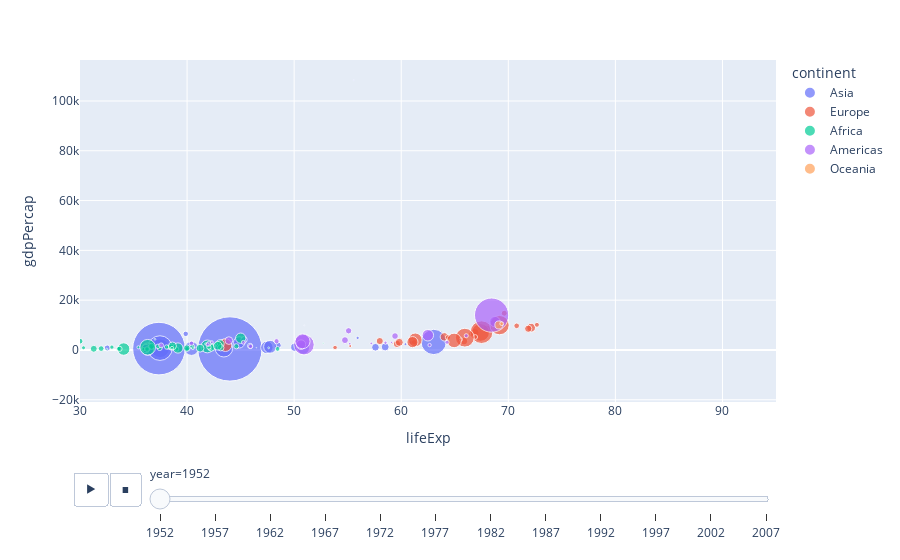

Notebook code for this chart:
### Markdown cell above
### Animations

### Code cell
px.scatter(gap, x='lifeExp', y='gdpPercap',
           color='continent', size='pop',
           size_max=70, hover_name='country',
           range_x=[30, 95],
           animation_frame='year', animation_group='country')

### Figure 1 — Plotly figure (JSON) as saved in the notebook; plotly's stock layout.template omitted (floating-point values rounded to 4 significant figures)
{"data": [{"hovertemplate": "<b>%{hovertext}</b><br><br>continent=Asia<br>year=1952<br>lifeExp=%{x}<br>gdpPercap=%{y}<br>pop=%{marker.size}<extra></extra>", "hovertext": ["Afghanistan", "Bahrain", "Bangladesh", "Cambodia", "China", "Hong Kong, China", "India", "Indonesia", "Iran", "Iraq", "Israel", "Japan", "Jordan", "Korea, Dem. Rep.", "Korea, Rep.", "Kuwait", "Lebanon", "Malaysia", "Mongolia", "Myanmar", "Nepal", "Oman", "Pakistan", "Philippines", "Saudi Arabia", "Singapore", "Sri Lanka", "Syria", "Taiwan", "Thailand", "Vietnam", "West Bank and Gaza", "Yemen, Rep."], "ids": ["Afghanistan", "Bahrain", "Bangladesh", "Cambodia", "China", "Hong Kong, China", "India", "Indonesia", "Iran", "Iraq", "Israel", "Japan", "Jordan", "Korea, Dem. Rep.", "Korea, Rep.", "Kuwait", "Lebanon", "Malaysia", "Mongolia", "Myanmar", "Nepal", "Oman", "Pakistan", "Philippines", "Saudi Arabia", "Singapore", "Sri Lanka", "Syria", "Taiwan", "Thailand", "Vietnam", "West Bank and Gaza", "Yemen, Rep."], "legendgroup": "Asia", "marker": {"color": "#636efa", "size": [8425333, 120447, 46886859, 4693836, 556263527, 2125900, 372000000, 82052000, 17272000, 5441766, 1620914, 86459025, 607914, 8865488, 20947571, 160000, 1439529, 6748378, 800663, 20092996, 9182536, 507833, 41346560, 22438691, 4005677, 1127000, 7982342, 3661549, 8550362, 21289402, 26246839, 1030585, 4963829], "sizemode": "area", "sizeref": 269100.0, "symbol": "circle"}, "mode": "markers", "name": "Asia", "orientation": "v", "showlegend": true, "type": "scatter", "x": [28.8, 50.94, 37.48, 39.42, 44, 60.96, 37.37, 37.47, 44.87, 45.32, 65.39, 63.03, 43.16, 50.06, 47.45, 55.56, 55.93, 48.46, 42.24, 36.32, 36.16, 37.58, 43.44, 47.75, 39.88, 60.4, 57.59, 45.88, 58.5, 50.85, 40.41, 43.16, 32.55], "xaxis": "x", "y": [779.4, 9867.0, 684.2, 368.5, 400.4, 3054.0, 546.6, 749.7, 3035.0, 4130.0, 4087.0, 3217.0, 1547.0, 1088.0, 1031.0, 108400.0, 4835.0, 1831.0, 786.6, 331, 545.9, 1828.0, 684.6, 1273.0, 6460.0, 2315.0, 1084.0, 1643.0, 1207.0, 757.8, 605.1, 1516.0, 781.7], "yaxis": "y"}, {"hovertemplate": "<b>%{hovertext}</b><br><br>continent=Europe<br>year=1952<br>lifeExp=%{x}<br>gdpPercap=%{y}<br>pop=%{marker.size}<extra></extra>", "hovertext": ["Albania", "Austria", "Belgium", "Bosnia and Herzegovina", "Bulgaria", "Croatia", "Czech Republic", "Denmark", "Finland", "France", "Germany", "Greece", "Hungary", "Iceland", "Ireland", "Italy", "Montenegro", "Netherlands", "Norway", "Poland", "Portugal", "Romania", "Serbia", "Slovak Republic", "Slovenia", "Spain", "Sweden", "Switzerland", "Turkey", "United Kingdom"], "ids": ["Albania", "Austria", "Belgium", "Bosnia and Herzegovina", "Bulgaria", "Croatia", "Czech Republic", "Denmark", "Finland", "France", "Germany", "Greece", "Hungary", "Iceland", "Ireland", "Italy", "Montenegro", "Netherlands", "Norway", "Poland", "Portugal", "Romania", "Serbia", "Slovak Republic", "Slovenia", "Spain", "Sweden", "Switzerland", "Turkey", "United Kingdom"], "legendgroup": "Europe", "marker": {"color": "#EF553B", "size": [1282697, 6927772, 8730405, 2791000, 7274900, 3882229, 9125183, 4334000, 4090500, 42459667, 69145952, 7733250, 9504000, 147962, 2952156, 47666000, 413834, 10381988, 3327728, 25730551, 8526050, 16630000, 6860147, 3558137, 1489518, 28549870, 7124673, 4815000, 22235677, 50430000], "sizemode": "area", "sizeref": 269100.0, "symbol": "circle"}, "mode": "markers", "name": "Europe", "orientation": "v", "showlegend": true, "type": "scatter", "x": [55.23, 66.8, 68, 53.82, 59.6, 61.21, 66.87, 70.78, 66.55, 67.41, 67.5, 65.86, 64.03, 72.49, 66.91, 65.94, 59.16, 72.13, 72.67, 61.31, 59.82, 61.05, 58.0, 64.36, 65.57, 64.94, 71.86, 69.62, 43.59, 69.18], "xaxis": "x", "y": [1601.0, 6137.0, 8343.0, 973.5, 2444.0, 3119.0, 6876.0, 9692.0, 6425.0, 7030.0, 7144.0, 3531.0, 5264.0, 7268.0, 5210.0, 4931.0, 2648.0, 8942.0, 10100.0, 4029.0, 3068.0, 3145.0, 3581.0, 5075.0, 4215.0, 3834.0, 8528.0, 14730.0, 1969.0, 9980.0], "yaxis": "y"}, {"hovertemplate": "<b>%{hovertext}</b><br><br>continent=Africa<br>year=1952<br>lifeExp=%{x}<br>gdpPercap=%{y}<br>pop=%{marker.size}<extra></extra>", "hovertext": ["Algeria", "Angola", "Benin", "Botswana", "Burkina Faso", "Burundi", "Cameroon", "Central African Republic", "Chad", "Comoros", "Congo, Dem. Rep.", "Congo, Rep.", "Cote d'Ivoire", "Djibouti", "Egypt", "Equatorial Guinea", "Eritrea", "Ethiopia", "Gabon", "Gambia", "Ghana", "Guinea", "Guinea-Bissau", "Kenya", "Lesotho", "Liberia", "Libya", "Madagascar", "Malawi", "Mali", "Mauritania", "Mauritius", "Morocco", "Mozambique", "Namibia", "Niger", "Nigeria", "Reunion", "Rwanda", "Sao Tome and Principe", "Senegal", "Sierra Leone", "Somalia", "South Africa", "Sudan", "Swaziland", "Tanzania", "Togo", "Tunisia", "Uganda", "Zambia", "Zimbabwe"], "ids": ["Algeria", "Angola", "Benin", "Botswana", "Burkina Faso", "Burundi", "Cameroon", "Central African Republic", "Chad", "Comoros", "Congo, Dem. Rep.", "Congo, Rep.", "Cote d'Ivoire", "Djibouti", "Egypt", "Equatorial Guinea", "Eritrea", "Ethiopia", "Gabon", "Gambia", "Ghana", "Guinea", "Guinea-Bissau", "Kenya", "Lesotho", "Liberia", "Libya", "Madagascar", "Malawi", "Mali", "Mauritania", "Mauritius", "Morocco", "Mozambique", "Namibia", "Niger", "Nigeria", "Reunion", "Rwanda", "Sao Tome and Principe", "Senegal", "Sierra Leone", "Somalia", "South Africa", "Sudan", "Swaziland", "Tanzania", "Togo", "Tunisia", "Uganda", "Zambia", "Zimbabwe"], "legendgroup": "Africa", "marker": {"color": "#00cc96", "size": [9279525, 4232095, 1738315, 442308, 4469979, 2445618, 5009067, 1291695, 2682462, 153936, 14100005, 854885, 2977019, 63149, 22223309, 216964, 1438760, 20860941, 420702, 284320, 5581001, 2664249, 580653, 6464046, 748747, 863308, 1019729, 4762912, 2917802, 3838168, 1022556, 516556, 9939217, 6446316, 485831, 3379468, 33119096, 257700, 2534927, 60011, 2755589, 2143249, 2526994, 14264935, 8504667, 290243, 8322925, 1219113, 3647735, 5824797, 2672000, 3080907], "sizemode": "area", "sizeref": 269100.0, "symbol": "circle"}, "mode": "markers", "name": "Africa", "orientation": "v", "showlegend": true, "type": "scatter", "x": [43.08, 30.02, 38.22, 47.62, 31.98, 39.03, 38.52, 35.46, 38.09, 40.72, 39.14, 42.11, 40.48, 34.81, 41.89, 34.48, 35.93, 34.08, 37.0, 30, 43.15, 33.61, 32.5, 42.27, 42.14, 38.48, 42.72, 36.68, 36.26, 33.69, 40.54, 50.99, 42.87, 31.29, 41.73, 37.44, 36.32, 52.72, 40, 46.47, 37.28, 30.33, 32.98, 45.01, 38.63, 41.41, 41.22, 38.6, 44.6, 39.98, 42.04, 48.45], "xaxis": "x", "y": [2449.0, 3521.0, 1063.0, 851.2, 543.3, 339.3, 1173.0, 1071.0, 1179.0, 1103.0, 780.5, 2126.0, 1389.0, 2670.0, 1419.0, 375.6, 328.9, 362.1, 4293.0, 485.2, 911.3, 510.2, 299.9, 853.5, 298.8, 575.6, 2388.0, 1443.0, 369.2, 452.3, 743.1, 1968.0, 1688.0, 468.5, 2424.0, 761.9, 1077.0, 2719.0, 493.3, 879.6, 1450.0, 879.8, 1136.0, 4725.0, 1616.0, 1148.0, 716.7, 859.8, 1468.0, 734.8, 1147.0, 406.9], "yaxis": "y"}, {"hovertemplate": "<b>%{hovertext}</b><br><br>continent=Americas<br>year=1952<br>lifeExp=%{x}<br>gdpPercap=%{y}<br>pop=%{marker.size}<extra></extra>", "hovertext": ["Argentina", "Bolivia", "Brazil", "Canada", "Chile", "Colombia", "Costa Rica", "Cuba", "Dominican Republic", "Ecuador", "El Salvador", "Guatemala", "Haiti", "Honduras", "Jamaica", "Mexico", "Nicaragua", "Panama", "Paraguay", "Peru", "Puerto Rico", "Trinidad and Tobago", "United States", "Uruguay", "Venezuela"], "ids": ["Argentina", "Bolivia", "Brazil", "Canada", "Chile", "Colombia", "Costa Rica", "Cuba", "Dominican Republic", "Ecuador", "El Salvador", "Guatemala", "Haiti", "Honduras", "Jamaica", "Mexico", "Nicaragua", "Panama", "Paraguay", "Peru", "Puerto Rico", "Trinidad and Tobago", "United States", "Uruguay", "Venezuela"], "legendgroup": "Americas", "marker": {"color": "#ab63fa", "size": [17876956, 2883315, 56602560, 14785584, 6377619, 12350771, 926317, 6007797, 2491346, 3548753, 2042865, 3146381, 3201488, 1517453, 1426095, 30144317, 1165790, 940080, 1555876, 8025700, 2227000, 662850, 157553000, 2252965, 5439568], "sizemode": "area", "sizeref": 269100.0, "symbol": "circle"}, "mode": "markers", "name": "Americas", "orientation": "v", "showlegend": true, "type": "scatter", "x": [62.48, 40.41, 50.92, 68.75, 54.74, 50.64, 57.21, 59.42, 45.93, 48.36, 45.26, 42.02, 37.58, 41.91, 58.53, 50.79, 42.31, 55.19, 62.65, 43.9, 64.28, 59.1, 68.44, 66.07, 55.09], "xaxis": "x", "y": [5911.0, 2677.0, 2109.0, 11370.0, 3940.0, 2144.0, 2627.0, 5587.0, 1398.0, 3522.0, 3048.0, 2428.0, 1840.0, 2195.0, 2899.0, 3478.0, 3112.0, 2480.0, 1952.0, 3759.0, 3082.0, 3023.0, 13990.0, 5717.0, 7690.0], "yaxis": "y"}, {"hovertemplate": "<b>%{hovertext}</b><br><br>continent=Oceania<br>year=1952<br>lifeExp=%{x}<br>gdpPercap=%{y}<br>pop=%{marker.size}<extra></extra>", "hovertext": ["Australia", "New Zealand"], "ids": ["Australia", "New Zealand"], "legendgroup": "Oceania", "marker": {"color": "#FFA15A", "size": [8691212, 1994794], "sizemode": "area", "sizeref": 269100.0, "symbol": "circle"}, "mode": "markers", "name": "Oceania", "orientation": "v", "showlegend": true, "type": "scatter", "x": [69.12, 69.39], "xaxis": "x", "y": [10040.0, 10560.0], "yaxis": "y"}], "layout": {"legend": {"itemsizing": "constant", "title": {"text": "continent"}, "tracegroupgap": 0}, "margin": {"t": 60}, "sliders": [{"active": 0, "currentvalue": {"prefix": "year="}, "len": 0.9, "pad": {"b": 10, "t": 60}, "steps": [{"args": [["1952"], {"frame": {"duration": 0, "redraw": false}, "fromcurrent": true, "mode": "immediate", "transition": {"duration": 0, "easing": "linear"}}], "label": "1952", "method": "animate"}, {"args": [["1957"], {"frame": {"duration": 0, "redraw": false}, "fromcurrent": true, "mode": "immediate", "transition": {"duration": 0, "easing": "linear"}}], "label": "1957", "method": "animate"}, {"args": [["1962"], {"frame": {"duration": 0, "redraw": false}, "fromcurrent": true, "mode": "immediate", "transition": {"duration": 0, "easing": "linear"}}], "label": "1962", "method": "animate"}, {"args": [["1967"], {"frame": {"duration": 0, "redraw": false}, "fromcurrent": true, "mode": "immediate", "transition": {"duration": 0, "easing": "linear"}}], "label": "1967", "method": "animate"}, {"args": [["1972"], {"frame": {"duration": 0, "redraw": false}, "fromcurrent": true, "mode": "immediate", "transition": {"duration": 0, "easing": "linear"}}], "label": "1972", "method": "animate"}, {"args": [["1977"], {"frame": {"duration": 0, "redraw": false}, "fromcurrent": true, "mode": "immediate", "transition": {"duration": 0, "easing": "linear"}}], "label": "1977", "method": "animate"}, {"args": [["1982"], {"frame": {"duration": 0, "redraw": false}, "fromcurrent": true, "mode": "immediate", "transition": {"duration": 0, "easing": "linear"}}], "label": "1982", "method": "animate"}, {"args": [["1987"], {"frame": {"duration": 0, "redraw": false}, "fromcurrent": true, "mode": "immediate", "transition": {"duration": 0, "easing": "linear"}}], "label": "1987", "method": "animate"}, {"args": [["1992"], {"frame": {"duration": 0, "redraw": false}, "fromcurrent": true, "mode": "immediate", "transition": {"duration": 0, "easing": "linear"}}], "label": "1992", "method": "animate"}, {"args": [["1997"], {"frame": {"duration": 0, "redraw": false}, "fromcurrent": true, "mode": "immediate", "transition": {"duration": 0, "easing": "linear"}}], "label": "1997", "method": "animate"}, {"args": [["2002"], {"frame": {"duration": 0, "redraw": false}, "fromcurrent": true, "mode": "immediate", "transition": {"duration": 0, "easing": "linear"}}], "label": "2002", "method": "animate"}, {"args": [["2007"], {"frame": {"duration": 0, "redraw": false}, "fromcurrent": true, "mode": "immediate", "transition": {"duration": 0, "easing": "linear"}}], "label": "2007", "method": "animate"}], "x": 0.1, "xanchor": "left", "y": 0, "yanchor": "top"}], "updatemenus": [{"buttons": [{"args": [null, {"frame": {"duration": 500, "redraw": false}, "fromcurrent": true, "mode": "immediate", "transition": {"duration": 500, "easing": "linear"}}], "label": "&#9654;", "method": "animate"}, {"args": [[null], {"frame": {"duration": 0, "redraw": false}, "fromcurrent": true, "mode": "immediate", "transition": {"duration": 0, "easing": "linear"}}], "label": "&#9724;", "method": "animate"}], "direction": "left", "pad": {"r": 10, "t": 70}, "showactive": false, "type": "buttons", "x": 0.1, "xanchor": "right", "y": 0, "yanchor": "top"}], "xaxis": {"anchor": "y", "domain": [0, 1], "range": [30, 95], "title": {"text": "lifeExp"}}, "yaxis": {"anchor": "x", "domain": [0, 1], "title": {"text": "gdpPercap"}}}}
